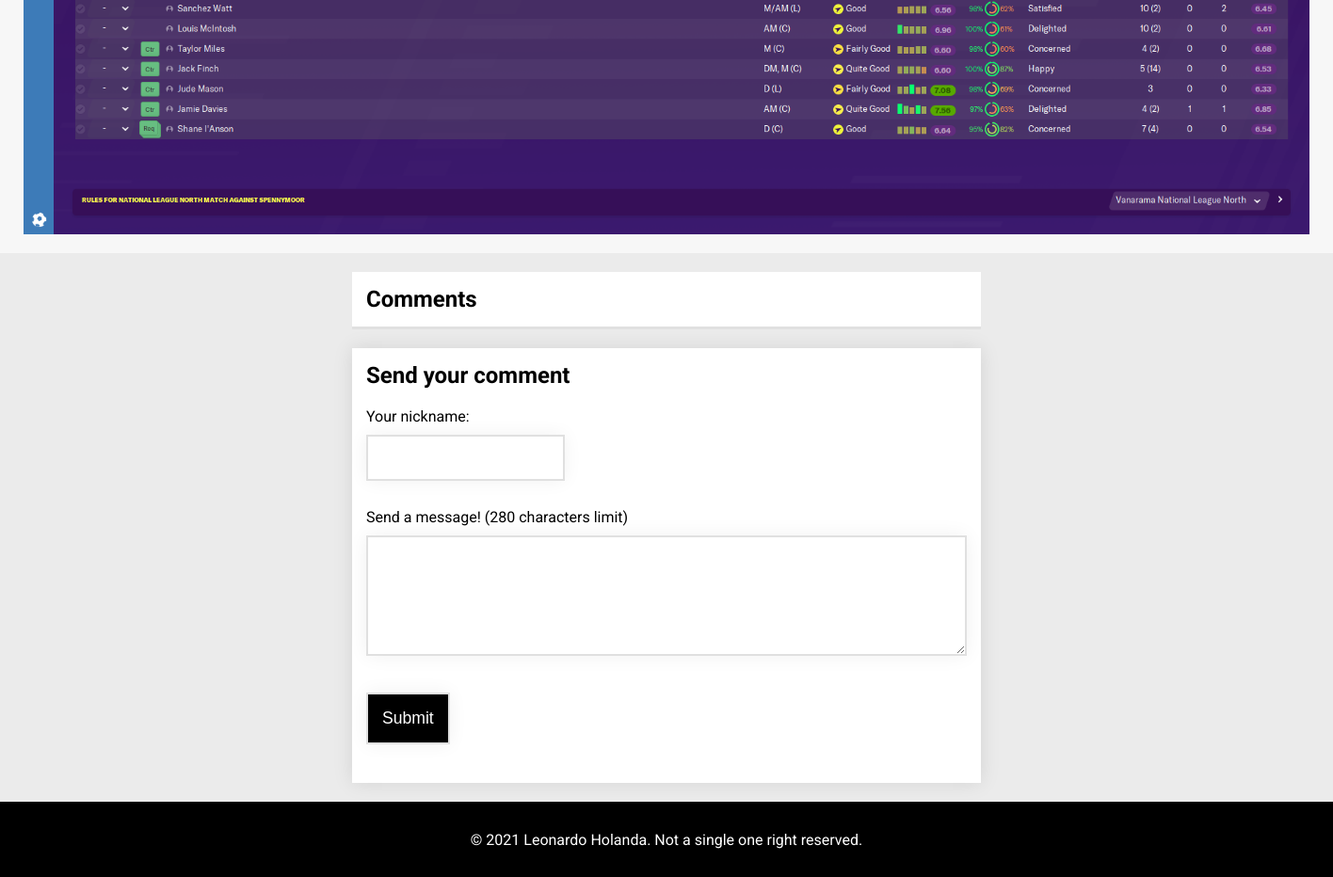
Page /squad (lower part) on the earlier database version.
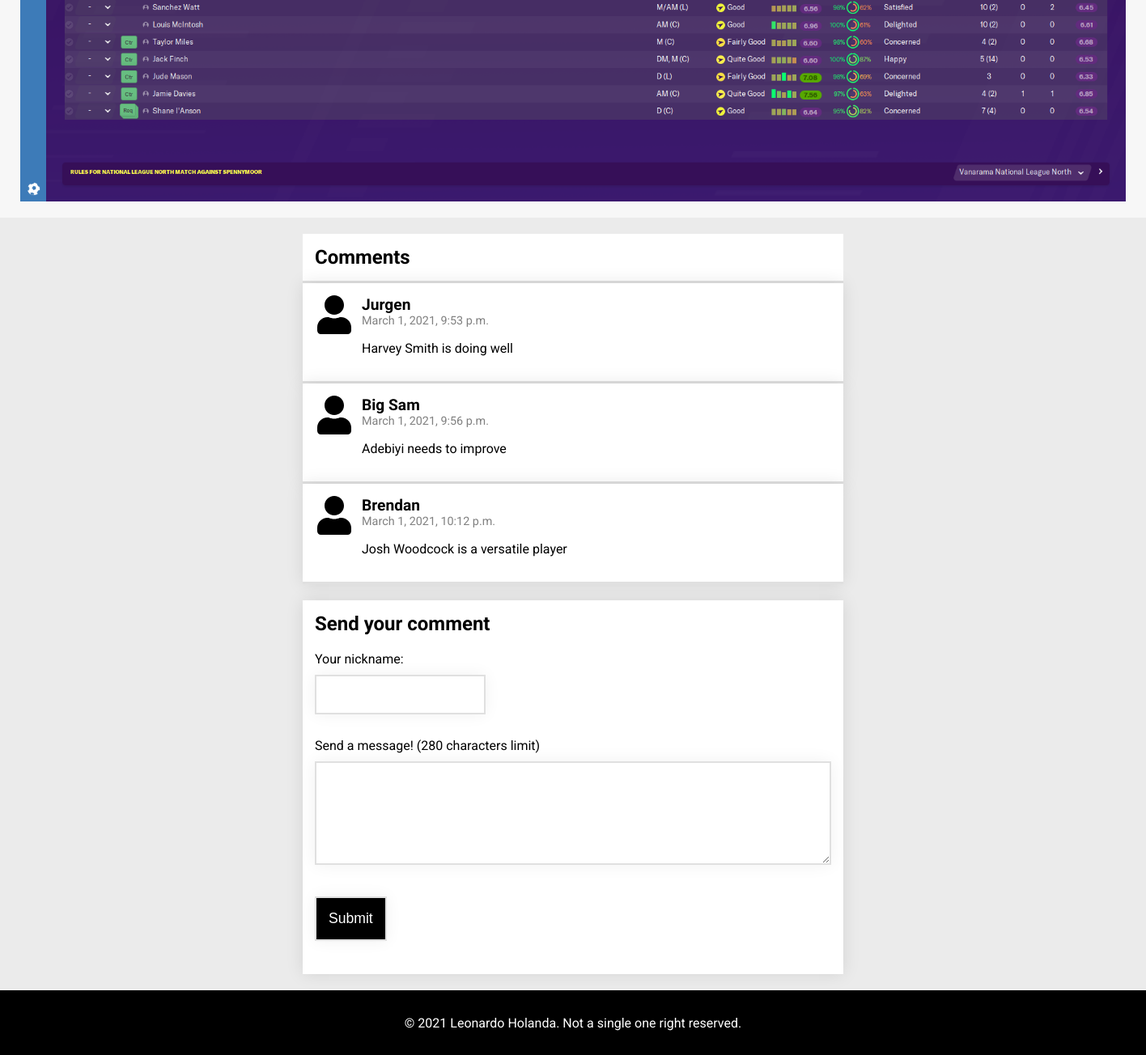
Same page on the later database version.
### hoofball/models.py (models this page shows)
class Comment(models.Model):
    author = models.CharField(max_length=50)
    text = models.TextField(max_length=280)
    created_at = models.DateTimeField(default=timezone.now)
    source = models.CharField(max_length=15)

### hoofball/views.py (the view)
# urls.py: path('squad', views.squad, name='squad'),
def squad(request):
    comments = Comment.objects.all()
    return render(request, 'hoofball/squad.html', {'all_comments': comments})

### hoofball/templates/hoofball/squad.html (shortened to what this page needs)
{% extends "./base.html" %}
{% load static %}
{% block content %}
  <section>
      <img src="{% static '/hoofball/images/full_squad.png' %}" width="1366" height="768">
  </section>
{% endblock %}
{% block comments %}
  <div class="comments-container">
    <div class="comments-list">
      {% include "./show_comments.html" with comments=all_comments source="squad" %}
    </div>
    <div class="comments-form">
      {% include "./forms/comment_form.html" with source="squad" %}
    </div>
  </div>
{% endblock %}

### hoofball/templates/hoofball/show_comments.html
<h2>Comments</h2>
{% load static %}
{% for comment in comments %}
    {% if comment.source == source %}
      <div class="comment">
        <img src="{% static 'hoofball/images/user-solid.svg' %}">
        <div>
          <strong class="comment-author">{{ comment.author }}</strong>
          <p class="comment-date">{{ comment.created_at }}</p>
          <p>{{ comment.text|linebreaks }}</p>
        </div>
      </div>
    {% endif %}
{% empty %}
    <p>Be the first to comment!</p>
{% endfor %}

Differences in the rows shown:
added Comment: author "Jurgen", created_at "March 1, 2021, 9:53 p.m.", text "Harvey Smith is doing well"
added Comment: author "Big Sam", created_at "March 1, 2021, 9:56 p.m.", text "Adebiyi needs to improve"
added Comment: author "Brendan", created_at "March 1, 2021, 10:12 p.m.", text "Josh Woodcock is a versatile player"
